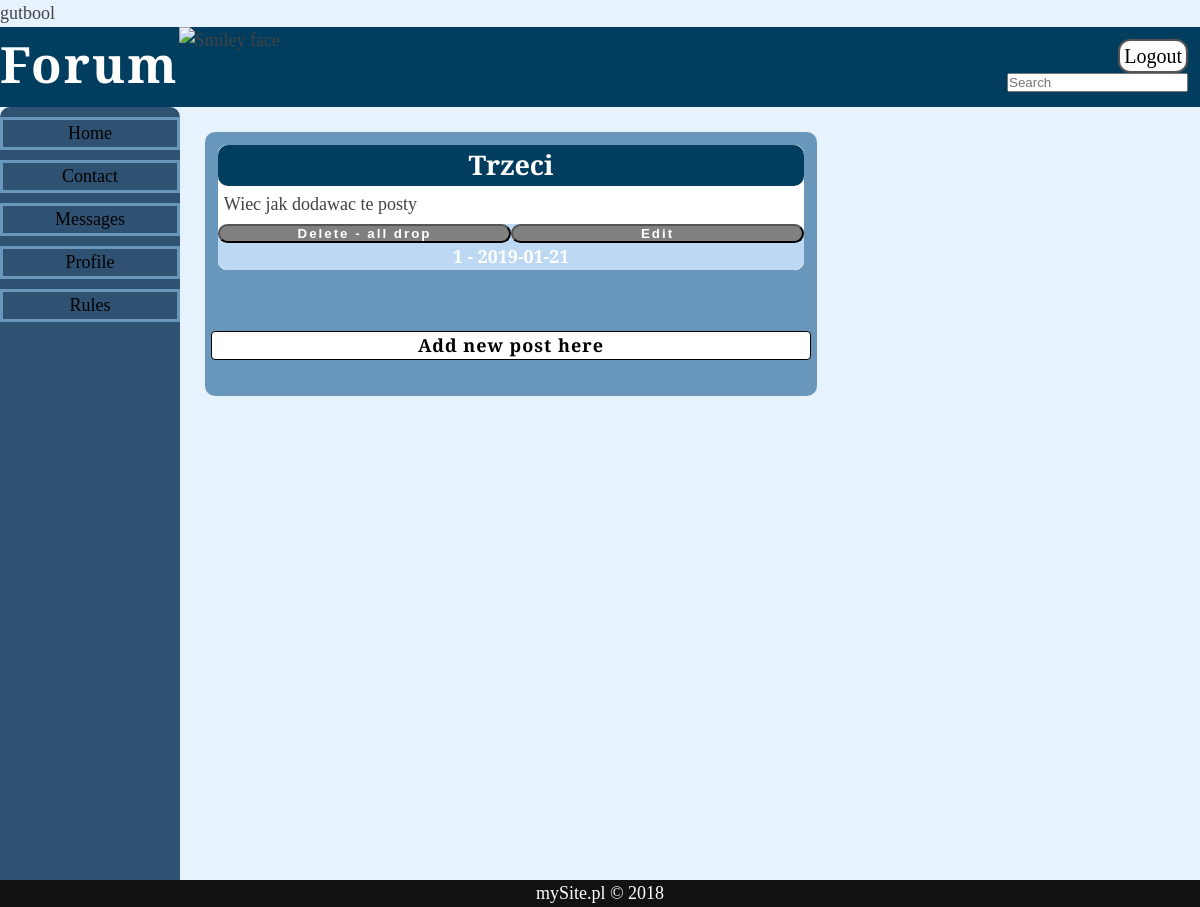
/topicU.php?tl=6 (signed in), run on the app's committed database.
### tables this page shows
CREATE TABLE Topic(
  Id_t INT(6) NOT NULL PRIMARY KEY AUTO_INCREMENT,
  Title VARCHAR(45) NOT NULL,
  TopicContent TEXT NOT NULL ,
  Data DATE NOT NULL,
  topicLink VARCHAR(50) NOT NULL UNIQUE,
  Bool BOOLEAN NOT NULL DEFAULT FALSE,
  Id_sR INT(6) NOT NULL,
  Id_uR INT(6) NOT NULL,
  FOREIGN KEY (Id_sR) REFERENCES Sections (Id_s)
  );

### checkThings.php (called while the page is built, shortened)
<?php
require_once ('connect.php');
class CheckThings
{
	private $Id;
	 function selId($topicLink)
	 {
		  $this->topicLink = htmlspecialchars($topicLink, ENT_QUOTES);
		 try{
				  $newConn = new Connect();
				  $query = $newConn->connect() ->prepare("Select Id_uR from Topic where topicLink = :topicLink");
				  $query->bindValue(':topicLink', $this->topicLink, PDO::PARAM_STR);
				  $query->execute();
			   if( $query->rowCount() )
			   {
				   $query = $query->fetch();
				    $this->Id = $query['Id_uR'];
			   }
			   else
			   {
				  $_SESSION['errorMessage'] = "Something goes wrong";
				  exit();
			   }
		 }
		 catch(PDOException $e)
			{
				$_SESSION['errorMessage'] =  "Sorry: Connect error:" . $e->getMessage();
			}
	 }
	 function getId()
	 {
		 return $this->Id;
	 }
}
?>

### Connect.php (called while the page is built, shortened)
<?php
class Connect
{
	private $configArr = array('dbName','host','user','password');
	private $dsn;
	function Connect()
	{
		return $this->connect = new PDO($this->dsn, $this->configArr['user'], $this->configArr['password'], [PDO::ATTR_EMULATE_PREPARES => false, PDO::ATTR_ERRMODE => PDO::ERRMODE_EXCEPTION]);
	}
	function __construct()
	{
		$this->configArr['dbName'] = 'forumo';
		$this->configArr['host'] = 'localhost';
		$this->configArr['user'] = 'root';
		$this->configArr['password'] = '';
		$this->dsn = 'mysql:host=' . $this->configArr['host'] . ';dbname=' . $this->configArr['dbName'] . ';charset=utf8';
	}
}
?>

### readTopics.php (called while the page is built, shortened)
<?php
require_once('Connect.php');
class readTopics
{
	 function findTopic($topicLink)
	{
		$this->topicLink = $topicLink;
		 try{
				  $newConn = new Connect();
				  $query = $newConn->connect() ->prepare("select Id_t, TopicContent, Title, Bool, Id_uR, Data from Topic where topicLink = :topicLink");
				  $query->bindValue(':topicLink', $this->topicLink, PDO::PARAM_INT);
				  $query->execute();
		 }
		 catch(PDOException $e)
			{
				$_SESSION['errorMessage'] = "Sorry: Connect error:" . $e->getMessage();
			}
	 }
}
?>

### topicU.php (the view, shortened to what this page needs)
<?php
if (!isset($_SESSION['Id']) || !isset($_SESSION['login']) || !isset($_SESSION['password']) || $_SESSION['expired'] < time())
{
 header('Location: logout.php');
}
else
{
	if(!$_GET['tl'] || !(preg_match('/^(?! )[0-9a-zA-Z-]*$/', $_GET['tl'])) )
	{
		 header('Location: topicsU.php');
	}
	else
	{
		$topicLink = htmlspecialchars($_GET['tl'], ENT_QUOTES);
		require_once("readTopics.php");
		require_once ("htmlBuilder.php");
		require_once ("CheckThings.php");
		$readTopics = new readTopics();
		$readTopics -> findTopic($topicLink);
		$topicArr = $readTopics -> getTopicArr();
		$readPosts = new readPosts($topicLink);
		$readPosts -> findPosts();
		$postArr = $readPosts -> getPostArr();
		$getNumOfP = $readPosts -> getNumOfT();
		$Title = $topicArr['topicTitle'];
		hababa($Title);
		section($postArr, $topicArr, $getNumOfP, $topicLink);
		$Content = new Content($meta, $fonts, $csslinks, $jsLinks, $Title, $modal);
		$Content -> setHeader($buttons);
		$Content -> setAside($asideNum, $asideMenu);
		$Content -> setContent($section);
		$Content -> Show();
	}
}
function section($postArr, $topicArr, $getNumOfP, $topicLink)
{
    $topicOptions = "";
	$acceptButton = "";
	$CheckThings = new CheckThings();
	$CheckThings -> selId($topicLink);
	$topicOwner = $CheckThings -> getId();
	if( ($_SESSION['admin'] > 1) || $_SESSION['Id'] == $topicOwner )
	{
	$topicOptions = "<button class = 'topicOptions1' id = 'delete' ><a>Delete - all drop </a></button>";
	$acceptButton = "<button class = 'topicOptions2' id = 'edit' type='submit' > <a   >Edit</a></button> ";
	}
	$container = "";
	$section = " <div id ='post'>
				<h1 id = 'title'>".$topicArr['topicTitle']."</h1>
				<p>".$topicArr['topicContent']."</p><div>"
				.$topicOptions.$acceptButton.
				"</div><a href = 'profile.php?lo=".$topicArr['topicOwner']."' class = 'postDateUser'>".$topicArr['topicOwner']." - ".$topicArr['topicDate']."</a>
				</div>
				<div class= 'indexList'>
				<ul>".$container
				."</ul>
				</div>
				<div id='newPost'><a href = 'createPost.php?sec=".$topicLink."'  >Add new post here</a></div>
				";
}
function hababa($Title)
	{
		$buttons = "		<a class='button button1'  href='logout.php'   role='button' >Logout</a>";
		$csslinks = "<link rel='stylesheet' href='style.css?v=1.2' />\n";
	}
?>

### htmlBuilder.php (shortened to what this page needs)
<?php
class Content
{
	private $modal;
	private $head;
	private $footer;
	private $content;
	private $aside;
	function __construct($meta, $fonts, $cssLinks, $jsLinks, $Title, $modal)
	{
	 $this->modal = $modal;
	 $this->head = "<head>\n".$meta.$fonts.$jsLinks.$cssLinks."\n<title>".$Title."</title>\n"."</head>";
	 $this->footer =" <footer>
						<p>mySite.pl © 2018</p>
					  </footer>";
	}
	function setHeader($buttons)
	{
		$this->headr =
	"<header>
	<img src='https://orig00.deviantart.net/a4be/f/2017/331/8/2/happy_tree_friends___flippy_by_princesshetalia-dbv3nzh.png' id = 'obrazek'  alt='Smiley face'>\n
	<h1>Forum</h1>\n
	<div id='righttopCorn'>\n
	<div class='toright'>\n"
	.$buttons.
	"\n</div>\n
	<form action='profile.php' method= 'get'> <input name='lo' type='search' placeholder='Search'></form>\n
	</div>\n
	</header>\n";
	}
	function setContent($content)
	{
		$this->content =  "<section id ='main'>\n".$content."\n</section>\n";
	}
	function setAside($numHref, $asideMenu)
	{
		$conteiner = "<aside>\n<nav>\n<ul>\n";
		for ($i = 0; $i < $numHref; $i++)
		{
			$conteiner  .= "<li><a href='".$asideMenu["menuHref"][$i]."'>".$asideMenu["menuName"][$i]."</a></li>\n";
		}
		$conteiner  .= "</ul>\n</nav>\n</aside>\n";
		$this->aside = $conteiner;
	}
	public function Show()
    {
      echo "<!DOCTYPE html><html lang='pl'>".$this->head."\n<body>\n<div id = 'container'>".$this->headr.$this->aside.$this->content.$this->footer."\n</div>".$this->modal."\n</body>\n</html>";
    }
}
?>

### style.css (style rules this page uses)
* { padding:0;margin:0; }
html { width:100%; height:100%; background: #e6f3ff; }
body { font-family: 'Slabo 27px', serif ; font-size:18px;line-height:1.5; font-weight:400; color:#434343; height:100%; }
#container { width:100%; margin:0 auto; height:100%; }
header { background: #003d5e; height: 10%; }
header img { max-width: 100%; max-height: 100%; }
header h1 { color: white; float:left; font-size:50px; text-align: center; letter-spacing: 2px; }
#newPost { border-radius:4px; border: 1px solid black; background: white; margin-top:10%; margin-bottom:5%; }
#newPost>a { font-weight: bold; text-align: center; display:block; text-decoration:none; color: black; letter-spacing: 1px; }
aside { border-radius: 10px; float:left; margin:0 0 25px; background: #2F5272; }
aside nav ul { list-style:none; }
aside nav ul li { margin: 10px 0; margin-bottom:1px; }
aside nav ul li a { text-align: center ; display:block; text-decoration:none; color:#000; border: medium solid #6897bb; }
#title { width:100%; border-radius: 10px; text-align: center; background: #003d5e; color: white; }
#main { border-radius: 10px ; background: #6897bb; float:left; margin:25px 25px 25px ; padding: 6px; height: auto; margin-bottom:10%; min-width:600px; }
footer { text-align: center; color:#FFF; background:#121212; position: fixed; left: 0; bottom: 0; width:100%; }
#righttopCorn { display:inline; float: right; margin-top:1%; margin-right:1%; }
.toright { float: right; }
#post { background: white; margin:1%; border-radius:10px; border: 1px solid #6897bb; }
#post>p { margin:1%; }
.topicOptions1 { width:50%; float:left; border-radius:10px; background: grey; text-align: center; font-weight: bold; color:white; letter-spacing:2px; }
.topicOptions1>a { text-decoration:none; }
.topicOptions2 { width:50%; float:left; border-radius:10px; background: grey; text-align: center; font-weight: bold; color:white; letter-spacing:2px; }
.topicOptions2>a { text-decoration:none; }
.postDateUser { text-decoration:none; border-radius:10px; text-align: center; display:block; background: #BDD8F2; width:100%; font-weight: bold; color:white; }
@media (min-width: 800px) { aside { min-height: 100%; width:15%; } }
@media (min-width: 800px) { section { float: left; height: auto; width:auto; } }
@media (min-width: 800px) { #main { max-width: 70%; width:auto; max-height: } }
.button { font-size: 20px; background-color: #4CAF50; border: none; color: white; padding: 0px 4px 0px 4px; border-radius: 12px; text-align: center; text-decoration: none; display: inline-block; -webkit-transition-duration: 0.4s; transition-duration: 0.4s; cursor: pointer; }
.button1 { background-color: white; color: black; border: 2px solid #555555; }

### data on the page
topic: Title "Trzeci", TopicContent "Wiec jak dodawac te posty", Data "2019-01-21"

### other printed values
$asideMenu["menuName"][$i] "Home"
$asideMenu["menuName"][$i] "Contact"
$asideMenu["menuName"][$i] "Messages"
$asideMenu["menuName"][$i] "Profile"
$asideMenu["menuName"][$i] "Rules"
$topicArr['topicOwner'] "1"
